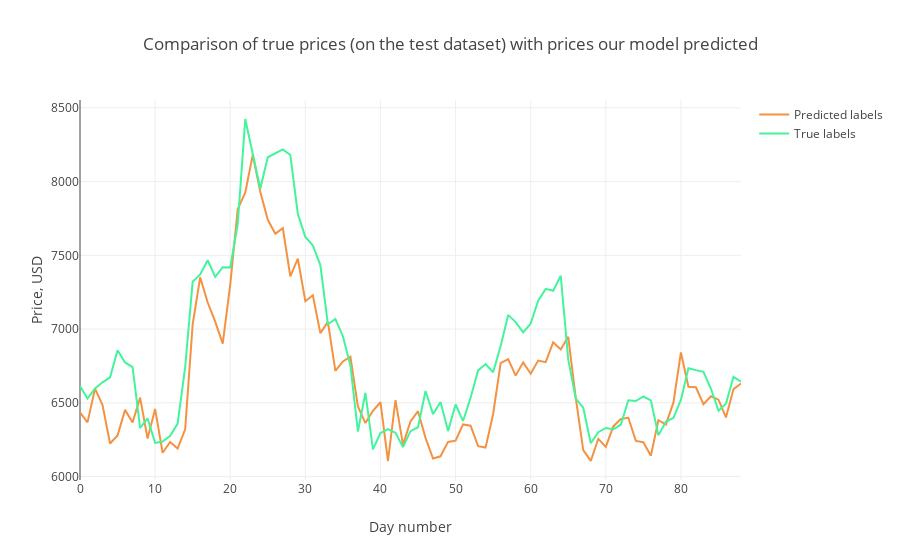

Notebook code cell kept with this figure:
### Markdown cell above
#### Plot shifted -1

### Code cell
y1 = Y_pred.reshape(-1,)[2:]
y2 = Y_test.reshape(-1,)[0:-2]
trace1 = go.Scatter(
    x = np.arange(0, len(Y_pred), 1),
    y = y1,
    mode = 'lines',
    name = 'Predicted labels',
    line = dict(color=('rgb(244, 146, 65)'), width=2)
)
trace2 = go.Scatter(
    x = np.arange(0, len(Y_test), 1),
    y = y2,
    mode = 'lines',
    name = 'True labels',
    line = dict(color=('rgb(66, 244, 155)'), width=2)
)

layout = dict(title = 'Comparison of true prices (on the test dataset) with prices our model predicted',
             xaxis = dict(title = 'Day number'), yaxis = dict(title = 'Price, USD'))
fig = dict(data=[trace1, trace2], layout=layout)
py.iplot(fig, filename='results_demonstrating0')
